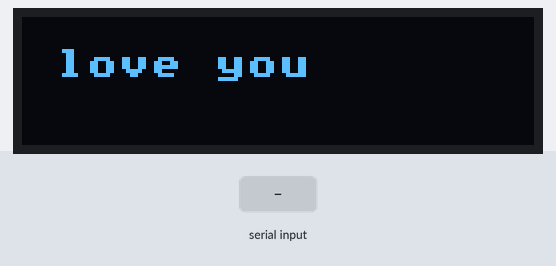
The sketch below on a simulated Arduino Uno, built with avr-gcc and run on an emulated ATmega328P. On the bench: 128×32 one-colour display. The inputs (shaded band) are chosen by the test bench. What the sketch prints to the serial monitor is not drawn.

Above: at 1.2 s.
1.3 s: "1\n" received over Serial
At 2.1 s:
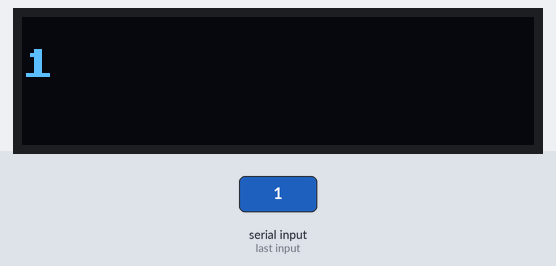
2.8 s: "0\n" received over Serial
At 3.2 s:
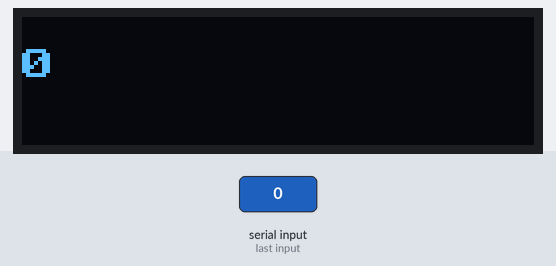
Timing chart, 0 to 5.8 s (numbered marks = the images above; inputs shaded):
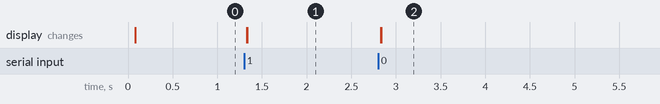

Measured:
- after the input at 1.3 s, the display: first changes at once (image 1 shows a later state)
- after the input at 2.8 s, the display: first changes at once (image 2 shows a later state)

The sketch:

OLED.ino
```cpp
#include "U8x8lib.h"

#include "Wire.h"

// OLED setup
#define OLED_RESET 4 // this value resets the OLED
U8X8_SSD1306_128X32_UNIVISION_HW_I2C u8x8(OLED_RESET);

// --------------------------------------------------------------------------------
// Initialize the OLED with base font for fast refresh
// --------------------------------------------------------------------------------


int i = 0;
char out_str[16];
int characterCounter = 0;

void initDisplay() {
  u8x8.begin();
  u8x8.setPowerSave(0);
  u8x8.setFont(u8x8_font_amstrad_cpc_extended_r);
  u8x8.setCursor(0, 0);
}

// --------------------------------------------------------------------------------
// A function to write a message on the display
// "row" specifies which row to print on... 1, 2, 3, etc.
// "clearDisplay" specifies if everything should be wiped or not
// --------------------------------------------------------------------------------
void showMessage(const char * message, int row, bool cleardisplay) {
  if (cleardisplay) {
    u8x8.clearDisplay();
  }
  u8x8.setCursor(0, row);
  u8x8.print(message);
}

void setup() {
  initDisplay();
  showMessage("I", 1, false);
  showMessage(" love you", 1, false);

  Serial.begin(9600);

}


//设置限制
void loop() {

  if (Serial.available()) {
    char tmp = Serial.read();
    if (tmp == '\n') {
      i = 0;
      Serial.println(out_str);
      showMessage(out_str, 1, true);
      memset(out_str, 0, sizeof(out_str));
    }
    else {
      out_str[i] = tmp;
      i++;
      if(i>=16){
        Serial.println("toolong");
        showMessage("too long", 1, true);
        memset(out_str, 0, sizeof(out_str));
      }
    }
  }
}
```
